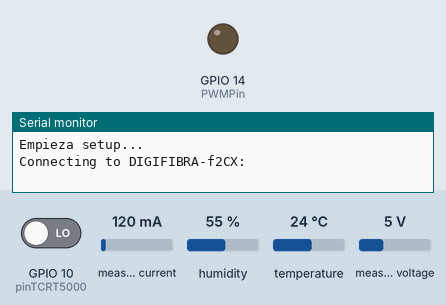
This sketch was run on a simulated ESP8266 (NodeMCU). On the bench: output pins drawn as LEDs (lit = HIGH), the last lines printed to the serial monitor. The inputs (shaded band) are chosen by the test bench; at power-on: GPIO 10 (pinTCRT5000) LOW, measured current 120 mA, humidity 55 %, temperature 24 °C, measured voltage 5 V. WiFi joins after 1.5 s; servers stay silent unless stated; no MQTT or app messages arrive unless stated.

Above: at 0.1 s.
At 25.7 s:
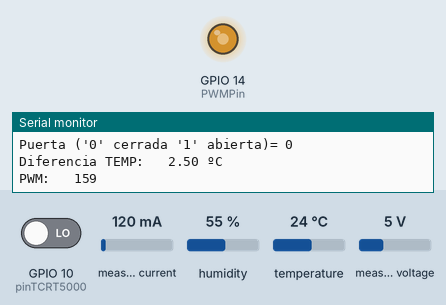
Timing chart, 0 to 27.2 s (numbered marks = the images above):
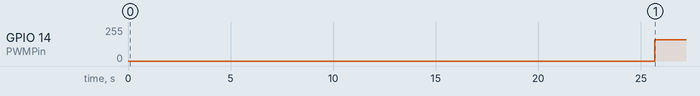

Measured:
- by itself, GPIO 14 (PWMPin): 0/255 → 159/255 at 25.7 s

The sketch:

tfg_dht22_ina219_tcrt5000ir_pwm.ino
```cpp
//PLACA DE MIGUE--> ESP_3097139
//-----------------------------------------------------
#include <ESP8266WiFi.h>
#include <PubSubClient.h>
#include <ArduinoJson.h>

#include "DHTesp.h"

#include <Wire.h>
#include <Adafruit_INA219.h>

DHTesp dht;
ADC_MODE(ADC_VCC);

Adafruit_INA219 ina219;

const int pinTCRT5000 = 10;

//-----------------------------------------------------
//Pin por donde saldrá la señal PWM para regular el ventilador
int PWMPin = 14;
//A continuacion establecemos la temperatura idonea
float TempQuerida = 21.5;
//Creamos la constante que ira de 0 a 255 para controlar dicha señal
int PWMvalor=0;
//-----------------------------------------------------

struct registro_datos {
        float caida_tension;
        float corriente;
        float temperatura;
        float humedad;
        int movimiento;
        };

WiFiClient wClient;
PubSubClient mqtt_client(wClient);

#define Lugar1   //Casa
//#define Lugar2    //Teleco
//#define Lugar3    //Movil

#ifdef Lugar1
#define ssid "DIGIFIBRA-f2CX"
#define password "ekhXP6XD4S"
#define mqtt_server "192.168.1.138"
#endif

#ifdef Lugar2
#define ssid "huerticawifi"
#define password "4cc3sshu3rt1c4"
#define mqtt_server ""
#endif

#ifdef Lugar3
#define ssid "iPhone"
#define password "aaaaaaaa"
#define mqtt_server ""
#endif

//-----------------------------------------------------
//const char* mqtt_server = "172.16.135.208"; // "iot.ac.uma.es";
//-----------------------------------------------------
// Introducimos los valores del servidor MQTT
//const char* mqtt_user = "infind";//"II3";
//const char* mqtt_pass = "zancudo";//"79qUYsdM";
//-----------------------------------------------------
// La placa que vamos a utilizar en el proyecto es ESP_3097139
char ID_PLACA[16];
//-----------------------------------------------------
// Esta funcion va a ser la que usemos para que se establezca la conexion WiFi
void conecta_wifi() {
  Serial.printf("\nConnecting to %s:\n", ssid);

  WiFi.mode(WIFI_STA);
  WiFi.begin(ssid, password);

  while (WiFi.status() != WL_CONNECTED) {
    delay(200);
    Serial.print(".");
  }
  Serial.printf("\nWiFi connected, IP address: %s\n", WiFi.localIP().toString().c_str());
}
//-----------------------------------------------------
// Esta funcion va a ser la que usemos para que se establezca la conexion MQTT
  void conecta_mqtt() {
  char cadenaConectado[128];  // cadena de 128 caracteres
  char cadenaDesconectado[128];  // cadena de 128 caracteres
  char prueba_mqtt[128];
  // A continuación, creamos una cadena de caracteres de 128 de longitud donde guardaremos
  // el mensaje de ultima voluntad indicando que nos hemos desconectado repentinamente
  snprintf(cadenaConectado, 128,"{\"online\": false}");
  snprintf(cadenaDesconectado, 128,"{\"online\": true}");
  snprintf(prueba_mqtt, 128,"Conexion establecida");
  // Mienrtas que no establezcamos la conexion no saldremos del bucle
  while (!mqtt_client.connected()) {
    Serial.print("Attempting MQTT connection...");
    // Attempt to connect
    if (mqtt_client.connect(ID_PLACA/*,mqtt_user,mqtt_pass,"II3/ESP3097139/conexion",2,true,cadenaDesconectado*/)) {
      Serial.printf(" conectado a broker: %s\n",mqtt_server);
      //mqtt_client.subscribe();
      //mqtt_client.subscribe();
      //mqtt_client.subscribe();
      //mqtt_client.subscribe();
      mqtt_client.publish("TFG/DHT22_conexion_establecida",prueba_mqtt);
    } else {
      Serial.printf("failed, rc=%d  try again in 5s\n", mqtt_client.state());
      // Wait 5 seconds before retrying
      delay(5000);
    }
  }
}
//-----------------------------------------------------
//Con la siguiente funcion conseguiremos crear un Json para poder enviarlo por MQTT
String serializa_JSON (struct registro_datos datos)
    {
      StaticJsonDocument<300> jsonRoot;
      String jsonString;

      JsonObject DHT22=jsonRoot.createNestedObject("DHT22");
      DHT22["temp"] = datos.temperatura;
      DHT22["hum"] = datos.humedad;

      JsonObject INA219=jsonRoot.createNestedObject("INA219");
      INA219["Corriente"] = datos.corriente;
      INA219["Tension"] = datos.caida_tension;

      JsonObject TCRT5000=jsonRoot.createNestedObject("TCRT5000");
      TCRT5000["Puerta"] = datos.movimiento;

      serializeJson(jsonRoot,jsonString);
      return jsonString;
    }
//-----------------------------------------------------
//     SETUP
//-----------------------------------------------------
void setup() {
  Serial.begin(115200);
  Serial.println();
  Serial.println("Empieza setup...");
  pinMode(pinTCRT5000,INPUT);
  dht.setup(0, DHTesp::DHT22); // Connect DHT22 sensor to GPIO 0
  sprintf(ID_PLACA, "%d", ESP.getChipId());
  conecta_wifi();
  mqtt_client.setServer(mqtt_server, 1883);
  mqtt_client.setBufferSize(512); // para poder enviar mensajes de hasta X bytes

  conecta_mqtt();

  Serial.printf("Identificador placa: %s\n", ID_PLACA );
  Serial.printf("Termina setup en %lu ms\n\n",millis());
}
//-----------------------------------------------------
#define TAMANHO_MENSAJE 128
unsigned long ultimo_mensaje=0;
//-----------------------------------------------------
//     LOOP
//-----------------------------------------------------
void loop() {
  delay(dht.getMinimumSamplingPeriod());
  if (!mqtt_client.connected()) conecta_mqtt();
  mqtt_client.loop(); // esta llamada para que la librería recupere el control
  unsigned long ahora = millis();

  uint32_t currentFrequency;

  if (! ina219.begin()) {
    Serial.println("Failed to find INA219 chip");
    while (1) { delay(10); }
  }


if (ahora - ultimo_mensaje >= 25000) {
    char mensaje[TAMANHO_MENSAJE];
    ultimo_mensaje = ahora;
    //snprintf (mensaje, TAMANHO_MENSAJE, "Mensaje enviado desde %s en %6lu ms", ID_PLACA, ahora);
    //Serial.println(mensaje);

    struct registro_datos datos;


    datos.movimiento = digitalRead(pinTCRT5000);


    datos.humedad = dht.getHumidity();
    datos.temperatura = dht.getTemperature();

    datos.caida_tension= ina219.getBusVoltage_V();
    datos.corriente=ina219.getCurrent_mA();

    Serial.printf("Temperatura: %f\n",datos.temperatura);
    Serial.printf("Humedad: %f\n",datos.humedad);

    Serial.print("Tension VCC:   "); Serial.print(datos.caida_tension); Serial.println(" V");
    Serial.print("Corriente:       "); Serial.print(datos.corriente); Serial.println(" mA");


    Serial.print("Puerta ('0' cerrada '1' abierta)= ");
    Serial.print(datos.movimiento);

    Serial.println("\n");

    mqtt_client.publish("TFG/DHT22_INA219",serializa_JSON(datos).c_str());

    //Ahora vamos a implementar la moficiación de la señal PWM dependiendo de la temperatura que recibimos
    float diferencia = datos.temperatura-TempQuerida;
    Serial.print("Diferencia TEMP:   "); Serial.print(diferencia); Serial.println(" ºC");
    if (diferencia>0)
    {
      if (diferencia>=4)
      {
        PWMvalor=255;
      }
      else
      {
      PWMvalor= (diferencia*255)/(4);
      }
      analogWrite(PWMPin, PWMvalor);
    }
    Serial.print("PWM:   "); Serial.println(PWMvalor);

  }

}
```
